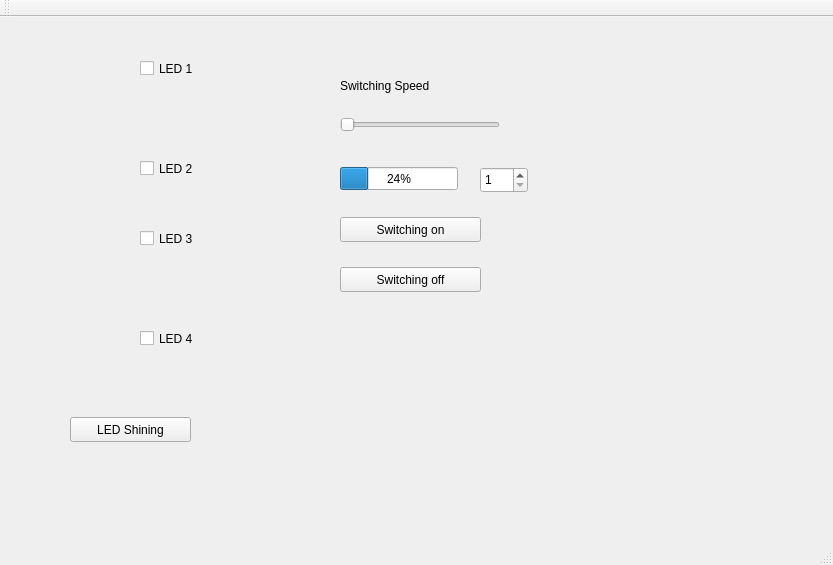
<?xml version="1.0" encoding="UTF-8"?>
<ui version="4.0">
 <class>MainWindow</class>
 <widget class="QMainWindow" name="MainWindow">
  <property name="geometry">
   <rect>
    <x>0</x>
    <y>0</y>
    <width>833</width>
    <height>565</height>
   </rect>
  </property>
  <property name="windowTitle">
   <string>MainWindow</string>
  </property>
  <widget class="QWidget" name="centralWidget">
   <widget class="QLabel" name="ledOneImage">
    <property name="geometry">
     <rect>
      <x>60</x>
      <y>20</y>
      <width>67</width>
      <height>71</height>
     </rect>
    </property>
    <property name="text">
     <string/>
    </property>
    <property name="pixmap">
     <pixmap resource="resource.qrc">:/images/images/blub.png</pixmap>
    </property>
    <property name="scaledContents">
     <bool>true</bool>
    </property>
   </widget>
   <widget class="QCheckBox" name="ledOneCheckBox">
    <property name="geometry">
     <rect>
      <x>140</x>
      <y>40</y>
      <width>92</width>
      <height>23</height>
     </rect>
    </property>
    <property name="text">
     <string>LED 1</string>
    </property>
    <property name="shortcut">
     <string>1</string>
    </property>
    <property name="checkable">
     <bool>true</bool>
    </property>
   </widget>
   <widget class="QCheckBox" name="ledTwoCheckBox">
    <property name="geometry">
     <rect>
      <x>140</x>
      <y>140</y>
      <width>92</width>
      <height>23</height>
     </rect>
    </property>
    <property name="text">
     <string>LED 2</string>
    </property>
    <property name="shortcut">
     <string>2</string>
    </property>
   </widget>
   <widget class="QLabel" name="ledTwoImage">
    <property name="geometry">
     <rect>
      <x>60</x>
      <y>110</y>
      <width>67</width>
      <height>71</height>
     </rect>
    </property>
    <property name="text">
     <string/>
    </property>
    <property name="pixmap">
     <pixmap resource="resource.qrc">:/images/images/blub.png</pixmap>
    </property>
    <property name="scaledContents">
     <bool>true</bool>
    </property>
   </widget>
   <widget class="QCheckBox" name="ledThreeCheckBox">
    <property name="geometry">
     <rect>
      <x>140</x>
      <y>210</y>
      <width>92</width>
      <height>23</height>
     </rect>
    </property>
    <property name="text">
     <string>LED 3</string>
    </property>
    <property name="shortcut">
     <string>3</string>
    </property>
   </widget>
   <widget class="QLabel" name="ledThreeImage">
    <property name="geometry">
     <rect>
      <x>60</x>
      <y>190</y>
      <width>67</width>
      <height>71</height>
     </rect>
    </property>
    <property name="text">
     <string/>
    </property>
    <property name="pixmap">
     <pixmap resource="resource.qrc">:/images/images/blub.png</pixmap>
    </property>
    <property name="scaledContents">
     <bool>true</bool>
    </property>
   </widget>
   <widget class="QCheckBox" name="ledFourCheckBox">
    <property name="geometry">
     <rect>
      <x>140</x>
      <y>310</y>
      <width>92</width>
      <height>23</height>
     </rect>
    </property>
    <property name="text">
     <string>LED 4</string>
    </property>
    <property name="shortcut">
     <string>4</string>
    </property>
   </widget>
   <widget class="QLabel" name="ledFourImage">
    <property name="geometry">
     <rect>
      <x>60</x>
      <y>280</y>
      <width>67</width>
      <height>71</height>
     </rect>
    </property>
    <property name="text">
     <string/>
    </property>
    <property name="pixmap">
     <pixmap resource="resource.qrc">:/images/images/blub.png</pixmap>
    </property>
    <property name="scaledContents">
     <bool>true</bool>
    </property>
   </widget>
   <widget class="QLabel" name="label_5">
    <property name="geometry">
     <rect>
      <x>340</x>
      <y>60</y>
      <width>121</width>
      <height>17</height>
     </rect>
    </property>
    <property name="text">
     <string>Switching Speed</string>
    </property>
   </widget>
   <widget class="QPushButton" name="shineLedButton">
    <property name="geometry">
     <rect>
      <x>70</x>
      <y>400</y>
      <width>121</width>
      <height>25</height>
     </rect>
    </property>
    <property name="text">
     <string>LED Shining</string>
    </property>
    <property name="shortcut">
     <string>S</string>
    </property>
   </widget>
   <widget class="QSlider" name="periodSlider">
    <property name="geometry">
     <rect>
      <x>340</x>
      <y>100</y>
      <width>160</width>
      <height>16</height>
     </rect>
    </property>
    <property name="minimum">
     <number>1</number>
    </property>
    <property name="maximum">
     <number>100</number>
    </property>
    <property name="tracking">
     <bool>false</bool>
    </property>
    <property name="orientation">
     <enum>Qt::Horizontal</enum>
    </property>
   </widget>
   <widget class="QSpinBox" name="periodSpinBox">
    <property name="geometry">
     <rect>
      <x>480</x>
      <y>150</y>
      <width>48</width>
      <height>26</height>
     </rect>
    </property>
    <property name="keyboardTracking">
     <bool>false</bool>
    </property>
    <property name="minimum">
     <number>1</number>
    </property>
    <property name="maximum">
     <number>100</number>
    </property>
   </widget>
   <widget class="QProgressBar" name="periodBar">
    <property name="geometry">
     <rect>
      <x>340</x>
      <y>150</y>
      <width>118</width>
      <height>23</height>
     </rect>
    </property>
    <property name="minimum">
     <number>0</number>
    </property>
    <property name="value">
     <number>24</number>
    </property>
   </widget>
   <widget class="QPushButton" name="switchingOnButton">
    <property name="geometry">
     <rect>
      <x>340</x>
      <y>200</y>
      <width>141</width>
      <height>25</height>
     </rect>
    </property>
    <property name="text">
     <string>Switching on</string>
    </property>
    <property name="shortcut">
     <string>O</string>
    </property>
   </widget>
   <widget class="QPushButton" name="switchingOffButon">
    <property name="geometry">
     <rect>
      <x>340</x>
      <y>250</y>
      <width>141</width>
      <height>25</height>
     </rect>
    </property>
    <property name="text">
     <string>Switching off</string>
    </property>
    <property name="shortcut">
     <string>I</string>
    </property>
   </widget>
  </widget>
  <widget class="QMenuBar" name="menuBar">
   <property name="geometry">
    <rect>
     <x>0</x>
     <y>0</y>
     <width>833</width>
     <height>22</height>
    </rect>
   </property>
  </widget>
  <widget class="QToolBar" name="mainToolBar">
   <attribute name="toolBarArea">
    <enum>TopToolBarArea</enum>
   </attribute>
   <attribute name="toolBarBreak">
    <bool>false</bool>
   </attribute>
  </widget>
  <widget class="QStatusBar" name="statusBar"/>
 </widget>
 <layoutdefault spacing="6" margin="11"/>
 <resources>
  <include location="resource.qrc"/>
 </resources>
 <connections>
  <connection>
   <sender>periodSlider</sender>
   <signal>valueChanged(int)</signal>
   <receiver>periodBar</receiver>
   <slot>setValue(int)</slot>
   <hints>
    <hint type="sourcelabel">
     <x>389</x>
     <y>146</y>
    </hint>
    <hint type="destinationlabel">
     <x>398</x>
     <y>204</y>
    </hint>
   </hints>
  </connection>
  <connection>
   <sender>periodSlider</sender>
   <signal>valueChanged(int)</signal>
   <receiver>periodSpinBox</receiver>
   <slot>setValue(int)</slot>
   <hints>
    <hint type="sourcelabel">
     <x>469</x>
     <y>152</y>
    </hint>
    <hint type="destinationlabel">
     <x>519</x>
     <y>213</y>
    </hint>
   </hints>
  </connection>
  <connection>
   <sender>periodBar</sender>
   <signal>valueChanged(int)</signal>
   <receiver>periodSlider</receiver>
   <slot>setValue(int)</slot>
   <hints>
    <hint type="sourcelabel">
     <x>347</x>
     <y>200</y>
    </hint>
    <hint type="destinationlabel">
     <x>345</x>
     <y>143</y>
    </hint>
   </hints>
  </connection>
  <connection>
   <sender>periodBar</sender>
   <signal>valueChanged(int)</signal>
   <receiver>periodSpinBox</receiver>
   <slot>setValue(int)</slot>
   <hints>
    <hint type="sourcelabel">
     <x>419</x>
     <y>206</y>
    </hint>
    <hint type="destinationlabel">
     <x>502</x>
     <y>206</y>
    </hint>
   </hints>
  </connection>
  <connection>
   <sender>periodSpinBox</sender>
   <signal>valueChanged(int)</signal>
   <receiver>periodBar</receiver>
   <slot>setValue(int)</slot>
   <hints>
    <hint type="sourcelabel">
     <x>485</x>
     <y>192</y>
    </hint>
    <hint type="destinationlabel">
     <x>440</x>
     <y>193</y>
    </hint>
   </hints>
  </connection>
  <connection>
   <sender>periodSpinBox</sender>
   <signal>valueChanged(int)</signal>
   <receiver>periodSlider</receiver>
   <slot>setValue(int)</slot>
   <hints>
    <hint type="sourcelabel">
     <x>502</x>
     <y>198</y>
    </hint>
    <hint type="destinationlabel">
     <x>479</x>
     <y>145</y>
    </hint>
   </hints>
  </connection>
 </connections>
</ui>
